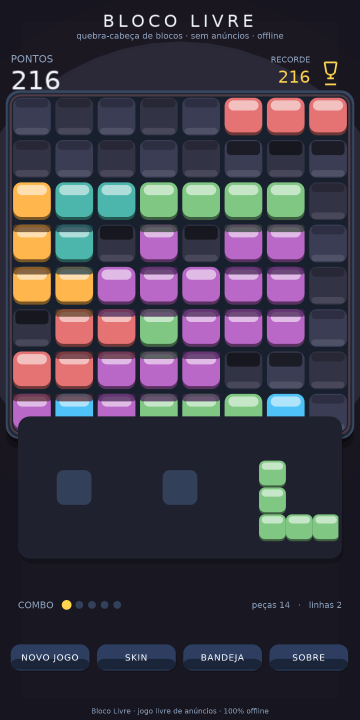
#> input picture screenshots/02_skin0.png, 720 x 1440 px, found by its file name (shown at 1/2 size)
$ python r3_cells.py
#> lines starting #> are read from the running program, lines starting #| are printed output that depends on the picture
from PIL import Image
import numpy as np

base='/home/z/my-project/critic_shots/r3/'

def analyze(name, x0,y0, pitch, label):
#> called with name = '02_skin0.png', x0 = 100, y0 = 205, pitch = 85, label = 'SKIN0 Clássico'
    im=Image.open(base+name).convert('RGB')
#> im is the input picture: PIL image 720x1440 RGB; mean R, G, B 62.5, 58.4, 71.3
    a=np.array(im).astype(int)
    print(f'=== {label} ({name}) grid x0={x0} y0={y0} pitch={pitch} ===')
    # sample cell centers (empty ones) — take center 30x30 of each cell
    empt=[]
    for r in range(8):
        row=[]
        for c in range(8):
            cy=y0+int(pitch*(r+0.5)); cx=x0+int(pitch*(c+0.5))
            patch=a[cy-15:cy+15, cx-15:cx+15]
            m=patch.reshape(-1,3).mean(0); s=patch.reshape(-1,3).std(0)
            row.append((m,s))
        empt.append(row)
#> after the loop, empt = 8 items
    # print corner-ish cells to inspect
    for (r,c) in [(0,0),(0,1),(0,2),(1,1),(3,3),(4,4)]:
        m,s=empt[r][c]
        print(f'  cell({r},{c}) mean=({m[0]:5.1f},{m[1]:5.1f},{m[2]:5.1f}) std=({s[0]:4.1f},{s[1]:4.1f},{s[2]:4.1f})')
#> this loop made 6 passes
#> (m, s) on passes 1 to 6: ([55.37, 55.37, 74.17], [8.36, 8.36, 7.97]), ([63.17, 65.17, 88.77], [7.97, 7.97, 7.17]), ([55.37, 55.37, 74.17], [8.36, 8.36, 7.97]), ([55.73, 55.73, 74.5], [8.62, 8.62, 8.2]), ([56.23, 56.27, 75], [8.88, 8.9, 8.47]), ([186, 104, 200], [0, 0, 0])
#|   cell(0,0) mean=( 55.4, 55.4, 74.2) std=( 8.4, 8.4, 8.0)
#|   cell(0,1) mean=( 63.2, 65.2, 88.8) std=( 8.0, 8.0, 7.2)
#|   cell(0,2) mean=( 55.4, 55.4, 74.2) std=( 8.4, 8.4, 8.0)
#|   cell(1,1) mean=( 55.7, 55.7, 74.5) std=( 8.6, 8.6, 8.2)
#|   cell(3,3) mean=( 56.2, 56.3, 75.0) std=( 8.9, 8.9, 8.5)
#|   cell(4,4) mean=(186.0,104.0,200.0) std=( 0.0, 0.0, 0.0)
    # parity check: average even (r+c) vs odd
    even=[];odd=[]
    for r in range(8):
        for c in range(8):
            (even if (r+c)%2==0 else odd).append(empt[r][c][0])
    even=np.array(even); odd=np.array(odd)
    # only cells with low std = empty
    em=[empt[r][c] for r in range(8) for c in range(8) if empt[r][c][1].mean()<12]
#> em = 49 items
    if em:
        e=np.array([m for m,s in em])
#> e = 49 rows, first 8: [55.37, 55.37, 74.17], [63.17, 65.17, 88.77], [55.37, 55.37, 74.17], [63.17, 65.17, 88.77], [229, 115, 115], [229, 115, 115], [229, 115, 115], [63.5, 65.5, 89.07]
        print(f'  EMPTY cells n={len(em)} mean=({e[:,0].mean():.1f},{e[:,1].mean():.1f},{e[:,2].mean():.1f}) minstd={min(s.mean() for m,s in em):.1f}')
#|   EMPTY cells n=49 mean=(128.6,103.7,130.0) minstd=0.0
    print(f'  parity even=({even[:,0].mean():.1f},{even[:,1].mean():.1f},{even[:,2].mean():.1f}) odd=({odd[:,0].mean():.1f},{odd[:,1].mean():.1f},{odd[:,2].mean():.1f}) diff={np.abs(even-odd).mean():.1f}')
    # vertical structure inside a cell: top vs bottom 12px band at cell center columns
    r,c=0,0
    cy=y0+int(pitch*(r+0.5)); cx=x0+int(pitch*(c+0.5))
    top=a[cy-20:cy-8, cx-15:cx+15].reshape(-1,3).mean(0)
#> top = [51, 51, 70]
    mid=a[cy-6:cy+6, cx-15:cx+15].reshape(-1,3).mean(0)
#> mid = [51, 51, 70]
    bot=a[cy+8:cy+20, cx-15:cx+15].reshape(-1,3).mean(0)
#> bot = [70.67, 70.67, 88.75]
    print(f'  cell(0,0) top20px=({top[0]:.1f},{top[1]:.1f},{top[2]:.1f}) mid=({mid[0]:.1f},{mid[1]:.1f},{mid[2]:.1f}) bot20px=({bot[0]:.1f},{bot[1]:.1f},{bot[2]:.1f})')
#|   cell(0,0) top20px=(51.0,51.0,70.0) mid=(51.0,51.0,70.0) bot20px=(70.7,70.7,88.8)

analyze('02_skin0.png',100,205,85,'SKIN0 Clássico')
analyze('03_skin1.png',100,205,85,'SKIN1 Neon')
#> call 2 of analyze, with name = '03_skin1.png', x0 = 100, y0 = 205, pitch = 85, label = 'SKIN1 Neon'
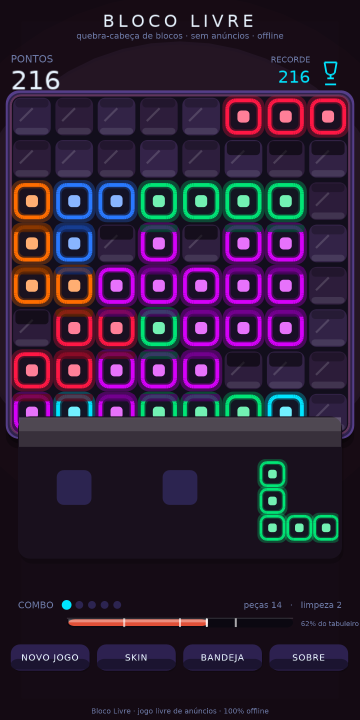
#> input picture screenshots/03_skin1.png, 720 x 1440 px, found by its file name (shown at 1/2 size)
#> in analyze, im is the input picture: PIL image 720x1440 RGB; mean R, G, B 46, 30.5, 52.9
#> the loop in analyze (call 2), `for (r,c) in [(0,0),(0,1),(0,2),(1,1),(3,3),(4,4)]:` made 6 passes
#> (m, s) on passes 1 to 6: ([49.92, 34.7, 63.06], [9.95, 11.18, 10.11]), ([55.63, 41.37, 75.48], [9.53, 10.69, 9.2]), ([50.75, 35.51, 64.87], [9.78, 11, 9.9]), ([51.09, 35.91, 66.04], [9.91, 11.19, 9.75]), ([53.06, 37.9, 69.25], [9.51, 10.73, 9.7]), ([96.64, 39.75, 113.4], [90.94, 44.04, 95.33])
#|   cell(0,0) mean=( 49.9, 34.7, 63.1) std=( 9.9,11.2,10.1)
#|   cell(0,1) mean=( 55.6, 41.4, 75.5) std=( 9.5,10.7, 9.2)
#|   cell(0,2) mean=( 50.8, 35.5, 64.9) std=( 9.8,11.0, 9.9)
#|   cell(1,1) mean=( 51.1, 35.9, 66.0) std=( 9.9,11.2, 9.8)
#|   cell(3,3) mean=( 53.1, 37.9, 69.3) std=( 9.5,10.7, 9.7)
#|   cell(4,4) mean=( 96.6, 39.7,113.4) std=(90.9,44.0,95.3)
#> in analyze (call 2), `em=[empt[r][c] for r in range(8) for c in range(8) if empt[r][c][1].me..`: em = 20 items
#> in analyze (call 2), `e=np.array([m for m,s in em])`: e = 20 rows, first 8: [49.92, 34.7, 63.06], [55.63, 41.37, 75.48], [50.75, 35.51, 64.87], [56.44, 41.2, 76.3], [56.93, 41.74, 76.78], [51.09, 35.91, 66.04], [57.78, 41.56, 78.64], [50.93, 36.53, 66.87]
#|   EMPTY cells n=20 mean=(53.6,38.5,70.6) minstd=9.6
#> in analyze (call 2), `top=a[cy-20:cy-8, cx-15:cx+15].reshape(-1,3).mean(0)`: top = [49.94, 34.49, 62.69]
#> in analyze (call 2), `mid=a[cy-6:cy+6, cx-15:cx+15].reshape(-1,3).mean(0)`: mid = [44.1, 28.11, 57.09]
#> in analyze (call 2), `bot=a[cy+8:cy+20, cx-15:cx+15].reshape(-1,3).mean(0)`: bot = [63.67, 50.5, 77.58]
#|   cell(0,0) top20px=(49.9,34.5,62.7) mid=(44.1,28.1,57.1) bot20px=(63.7,50.5,77.6)
analyze('04_skin2.png',100,205,85,'SKIN2 Gema')
#> call 3 of analyze, with name = '04_skin2.png', x0 = 100, y0 = 205, pitch = 85, label = 'SKIN2 Gema'
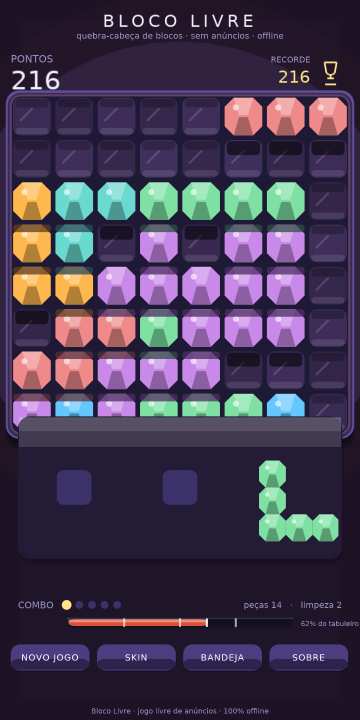
#> input picture screenshots/04_skin2.png, 720 x 1440 px, found by its file name (shown at 1/2 size)
#> in analyze, im is the input picture: PIL image 720x1440 RGB; mean R, G, B 68.8, 57.9, 81.6
#> the loop in analyze (call 3), `for (r,c) in [(0,0),(0,1),(0,2),(1,1),(3,3),(4,4)]:` made 6 passes
#> (m, s) on passes 1 to 6: ([56.87, 43.22, 78.52], [9.83, 10.37, 9.18]), ([66.54, 51.04, 92.96], [9.32, 10.17, 8.28]), ([58.71, 45.04, 80.37], [9.68, 10.2, 9.05]), ([60.08, 45.41, 81.71], [9.85, 10.38, 9.22]), ([63.26, 47.59, 86.65], [9.77, 10.29, 8.77]), ([155, 105.5, 179.5], [25.52, 17.86, 29.77])
#|   cell(0,0) mean=( 56.9, 43.2, 78.5) std=( 9.8,10.4, 9.2)
#|   cell(0,1) mean=( 66.5, 51.0, 93.0) std=( 9.3,10.2, 8.3)
#|   cell(0,2) mean=( 58.7, 45.0, 80.4) std=( 9.7,10.2, 9.1)
#|   cell(1,1) mean=( 60.1, 45.4, 81.7) std=( 9.9,10.4, 9.2)
#|   cell(3,3) mean=( 63.3, 47.6, 86.7) std=( 9.8,10.3, 8.8)
#|   cell(4,4) mean=(155.0,105.5,179.5) std=(25.5,17.9,29.8)
#> in analyze (call 3), `e=np.array([m for m,s in em])`: e = 20 rows, first 8: [56.87, 43.22, 78.52], [66.54, 51.04, 92.96], [58.71, 45.04, 80.37], [67.38, 51.67, 93.81], [67.87, 52.21, 94.26], [60.08, 45.41, 81.71], [69.68, 54.04, 98.05], [59.92, 46.23, 82.56]
#|   EMPTY cells n=20 mean=(63.2,48.4,87.4) minstd=9.0
#> in analyze (call 3), `top=a[cy-20:cy-8, cx-15:cx+15].reshape(-1,3).mean(0)`: top = [56.75, 43.16, 78.17]
#> in analyze (call 3), `mid=a[cy-6:cy+6, cx-15:cx+15].reshape(-1,3).mean(0)`: mid = [51.1, 37.11, 73.09]
#> in analyze (call 3), `bot=a[cy+8:cy+20, cx-15:cx+15].reshape(-1,3).mean(0)`: bot = [70.67, 57.67, 91.75]
#|   cell(0,0) top20px=(56.7,43.2,78.2) mid=(51.1,37.1,73.1) bot20px=(70.7,57.7,91.8)
analyze('05_skin3.png',100,205,85,'SKIN3 Pixel')
#> call 4 of analyze, with name = '05_skin3.png', x0 = 100, y0 = 205, pitch = 85, label = 'SKIN3 Pixel'
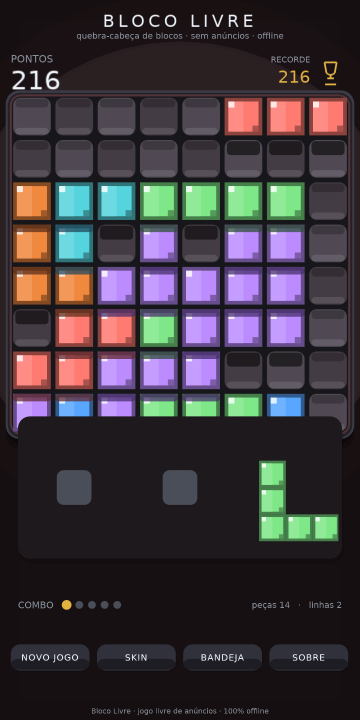
#> input picture screenshots/05_skin3.png, 720 x 1440 px, found by its file name (shown at 1/2 size)
#> in analyze, im is the input picture: PIL image 720x1440 RGB; mean R, G, B 61.4, 54.4, 60.1
#> the loop in analyze (call 4), `for (r,c) in [(0,0),(0,1),(0,2),(1,1),(3,3),(4,4)]:` made 6 passes
#> (m, s) on passes 1 to 6: ([71.97, 64.17, 73.17], [7.57, 7.97, 7.97]), ([83.73, 76.97, 86.97], [7.17, 7.57, 7.57]), ([71.97, 64.17, 73.17], [7.57, 7.97, 7.97]), ([72.27, 64.5, 73.5], [7.78, 8.2, 8.2]), ([72.73, 65, 74], [8.03, 8.47, 8.47]), ([193.2, 150, 254.1], [6.12, 8.34, 5.22])
#|   cell(0,0) mean=( 72.0, 64.2, 73.2) std=( 7.6, 8.0, 8.0)
#|   cell(0,1) mean=( 83.7, 77.0, 87.0) std=( 7.2, 7.6, 7.6)
#|   cell(0,2) mean=( 72.0, 64.2, 73.2) std=( 7.6, 8.0, 8.0)
#|   cell(1,1) mean=( 72.3, 64.5, 73.5) std=( 7.8, 8.2, 8.2)
#|   cell(3,3) mean=( 72.7, 65.0, 74.0) std=( 8.0, 8.5, 8.5)
#|   cell(4,4) mean=(193.2,150.0,254.1) std=( 6.1, 8.3, 5.2)
#> in analyze (call 4), `em=[empt[r][c] for r in range(8) for c in range(8) if empt[r][c][1].me..`: em = 39 items
#> in analyze (call 4), `e=np.array([m for m,s in em])`: e = 39 rows, first 8: [71.97, 64.17, 73.17], [83.73, 76.97, 86.97], [71.97, 64.17, 73.17], [83.73, 76.97, 86.97], [255, 134.9, 126.6], [255, 134.7, 126.4], [255, 134.5, 126.1], [84.03, 77.27, 87.27]
#|   EMPTY cells n=39 mean=(127.5,121.7,137.2) minstd=3.8
#> in analyze (call 4), `top=a[cy-20:cy-8, cx-15:cx+15].reshape(-1,3).mean(0)`: top = [68, 60, 69]
#> in analyze (call 4), `bot=a[cy+8:cy+20, cx-15:cx+15].reshape(-1,3).mean(0)`: bot = [85.83, 78.75, 87.75]
#|   cell(0,0) top20px=(68.0,60.0,69.0) mid=(68.0,60.0,69.0) bot20px=(85.8,78.8,87.8)
